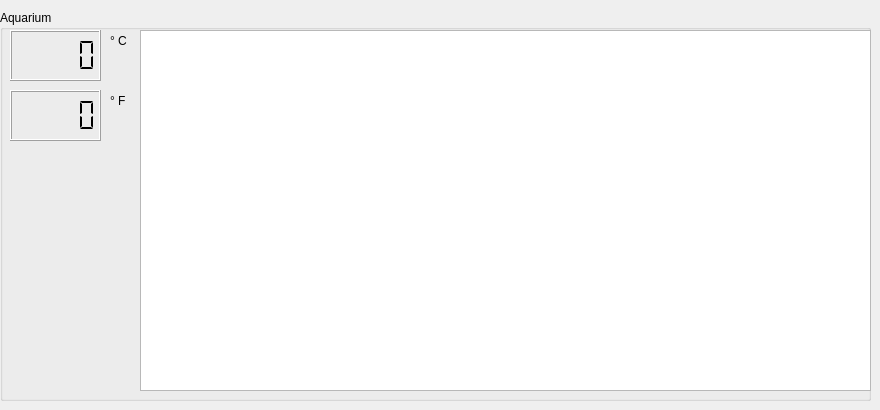
   <widget class="QWidget" name="Home_tab">
    <attribute name="title">
     <string>Home</string>
    </attribute>
    <widget class="QGroupBox" name="groupBox_7">
     <property name="geometry">
      <rect>
       <x>0</x>
       <y>10</y>
       <width>871</width>
       <height>391</height>
      </rect>
     </property>
     <property name="title">
      <string>Aquarium</string>
     </property>
     <widget class="QLCDNumber" name="tank_display_c">
      <property name="geometry">
       <rect>
        <x>10</x>
        <y>20</y>
        <width>91</width>
        <height>51</height>
       </rect>
      </property>
      <property name="autoFillBackground">
       <bool>false</bool>
      </property>
      <property name="segmentStyle">
       <enum>QLCDNumber::Flat</enum>
      </property>
     </widget>
     <widget class="QLabel" name="label_19">
      <property name="geometry">
       <rect>
        <x>110</x>
        <y>80</y>
        <width>21</width>
        <height>21</height>
       </rect>
      </property>
      <property name="text">
       <string>° F</string>
      </property>
     </widget>
     <widget class="QLCDNumber" name="tank_display_f">
      <property name="geometry">
       <rect>
        <x>10</x>
        <y>80</y>
        <width>91</width>
        <height>51</height>
       </rect>
      </property>
      <property name="segmentStyle">
       <enum>QLCDNumber::Flat</enum>
      </property>
     </widget>
     <widget class="QLabel" name="label_20">
      <property name="geometry">
       <rect>
        <x>110</x>
        <y>20</y>
        <width>21</width>
        <height>21</height>
       </rect>
      </property>
      <property name="text">
       <string>° C</string>
      </property>
     </widget>
     <widget class="PlotWidget" name="temperatureGraph">
      <property name="geometry">
       <rect>
        <x>140</x>
        <y>20</y>
        <width>731</width>
        <height>361</height>
       </rect>
      </property>
     </widget>
    </widget>
   </widget>
